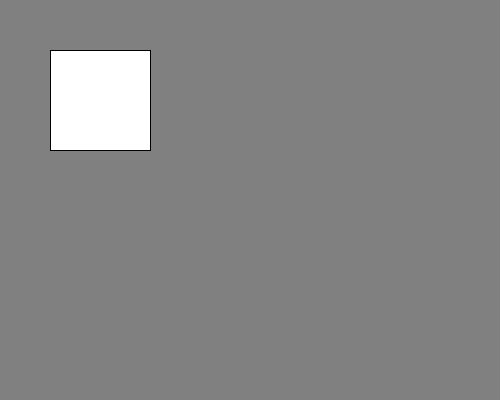
Frame 1 (no input)
Frame 60 (the mouse pressed at the canvas centre just before this capture): identical to frame 1, image omitted
Frame 120 (the mouse held since frame 60 and released just before this capture): identical to frame 1, image omitted

The Processing sketch that drew this single still picture (run headless with seeded random() and noise(); from frame 60 on, the mouse is pressed at the canvas centre):

// Processing sketch: E15_Mouse_Drag_Square
// ── E15_Mouse_Drag_Square.pde
// My First Square
//

// This program draws a 100x100 square on a 200x200 canvas.
// 

int x = 50;
int y = 50;
int previousMouseX, previousMouseY;

void setup() {                    // Called once when the program is started.
  size(500, 400);                 // Canvas size is 200 x 200 pixels.
  background(128,128,128);        // Background color is grey (128,128,128).
  stroke(0,0,0);                  // Stroke color is black (0,0,0)
  fill(255,255,255);
  frameRate(120);
}

void draw() {                     // Called for every frame.
  background(128,128,128);        // Background color is grey (128,128,128).
  rect(x,y,100,100);            // Draw a rectangle upper left corner (50,50), size (100x100)
}

void mousePressed() {
  previousMouseX = mouseX;
  previousMouseY = mouseY;  
}

void mouseDragged() {
  if (inside(previousMouseX, previousMouseY,x,y,100,100)) {
       x = x + mouseX - previousMouseX;
       y = y + mouseY - previousMouseY;   
       previousMouseX = mouseX;
       previousMouseY = mouseY;  
    } 

}

boolean inside(int x,int y, int x0,int y0,int w,int h) {
  return (((x >= x0) && (x < (x0+w))) && 
      ((y >= y0) && (y < (y0+h))));
}
